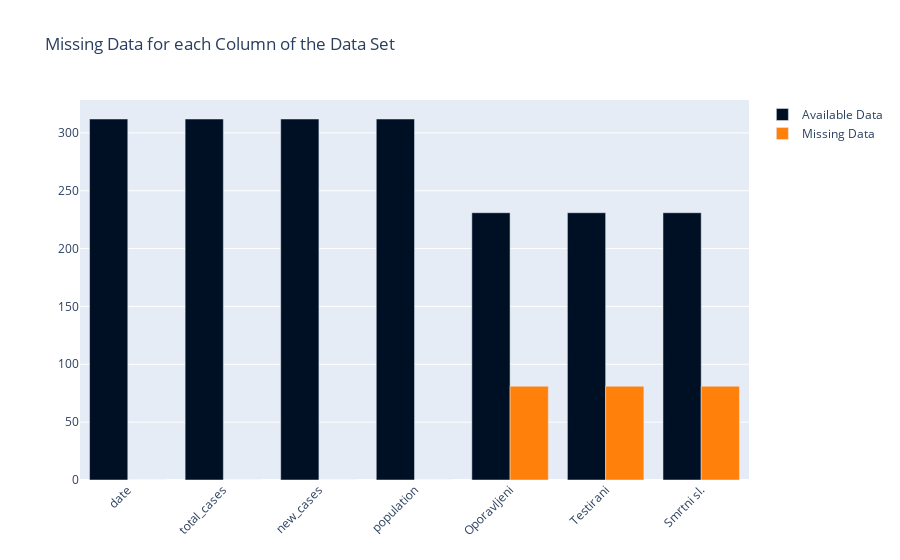

The notebook cell this image was saved under:
### Code cell
fig = go.Figure()

fig.add_trace(go.Bar(x = missingData["Column Name"], y = missingData["Available Data"],
                     marker_color = "#001024", name = "Available Data"))
fig.add_trace(go.Bar(x = missingData["Column Name"], y = missingData["Missing Data"],
                     marker_color = "#FF800B", name = "Missing Data"))

fig.update_layout(barmode='group', xaxis_tickangle=-45, title = "Missing Data for each Column of the Data Set", hovermode="x unified")
fig.show()

### Figure 1 — Plotly figure (JSON) as saved in the notebook; plotly's stock layout.template omitted (floating-point values rounded to 4 significant figures)
{"data": [{"marker": {"color": "#001024"}, "name": "Available Data", "type": "bar", "x": ["date", "total_cases", "new_cases", "population", "Oporavljeni", "Testirani", "Smrtni sl."], "y": [312, 312, 312, 312, 231, 231, 231]}, {"marker": {"color": "#FF800B"}, "name": "Missing Data", "type": "bar", "x": ["date", "total_cases", "new_cases", "population", "Oporavljeni", "Testirani", "Smrtni sl."], "y": [0, 0, 0, 0, 81, 81, 81]}], "layout": {"barmode": "group", "hovermode": "x unified", "title": {"text": "Missing Data for each Column of the Data Set"}, "xaxis": {"tickangle": -45}}}
